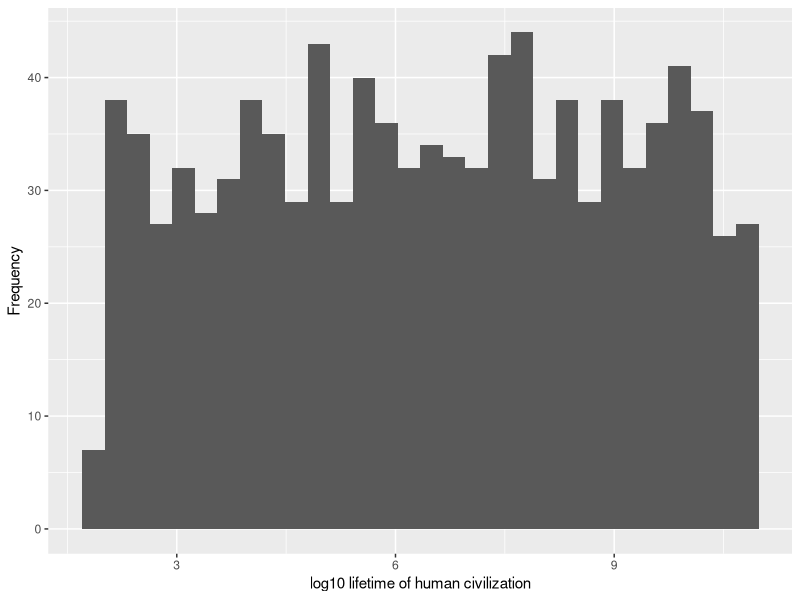
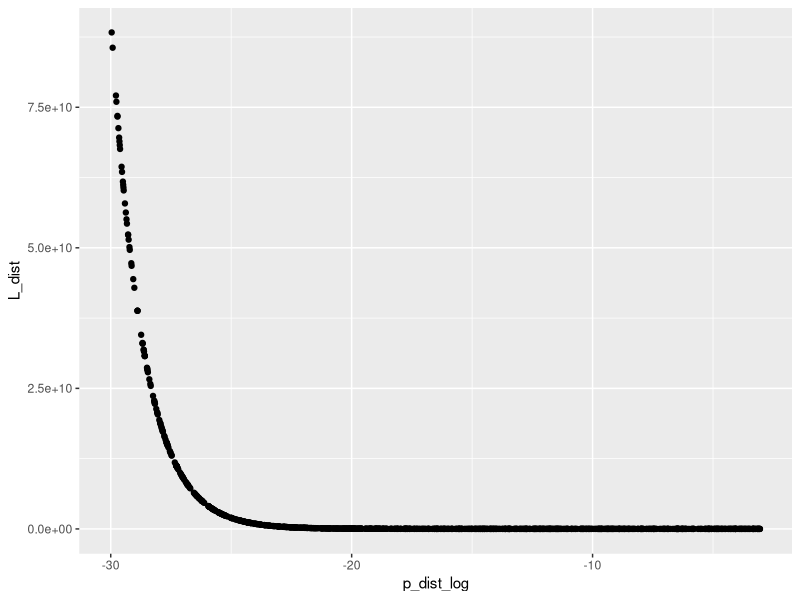
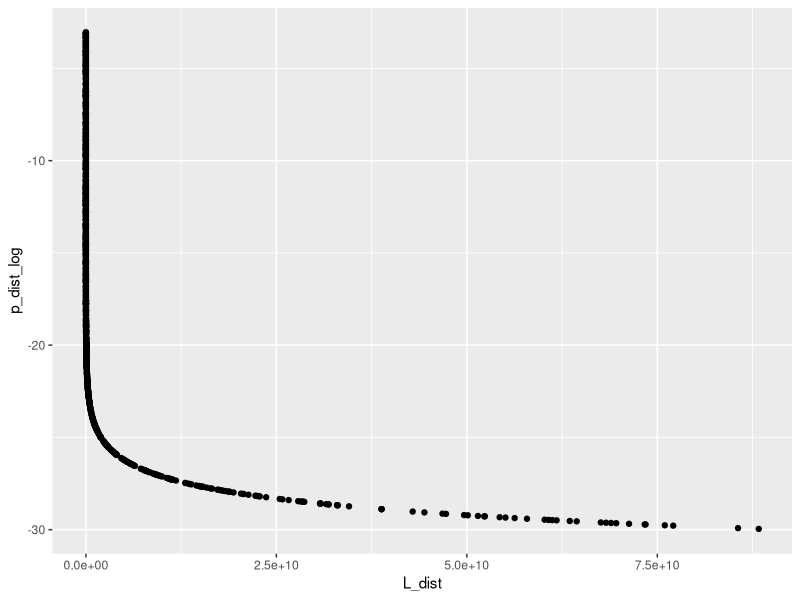
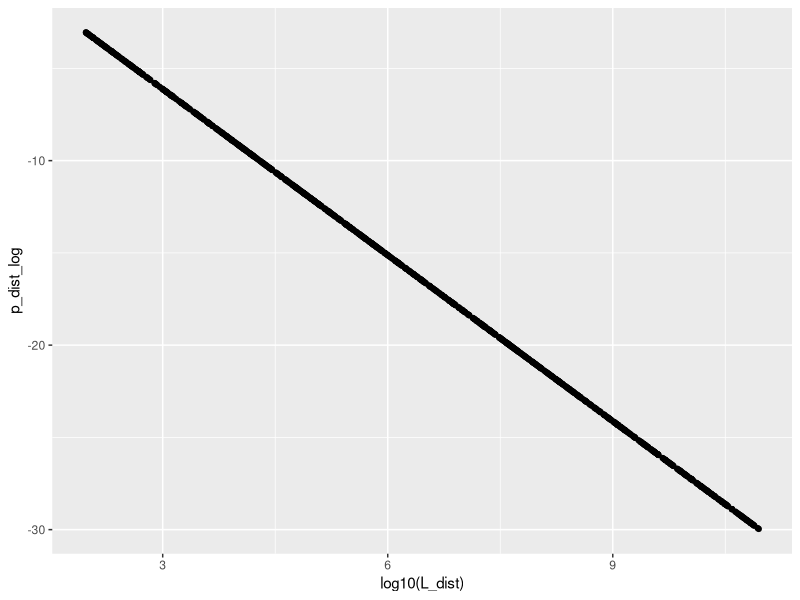

Source code (R) for these figures, in order:
#################################################
# Code to calculate the minimum value 
# of the lifetime of an advanced civilization
# so that it can detect the presence of another
# advanced radio transmitting civilization
##################################################

###########################
# load libraries
###########################
library(ggplot2)


c = (240 * pi)^(1/3)


(240 * pi)^(1/3)


p = 1e-12

L = c/ ( p^(1/3)  )

L

#####################
# general equation
#####################

d = 1/320

p = 1e-12

L = ( (3 * pi ) / ( 4 * p * d ) )^(1/3)

L


d = 1/320

p = 1e-15

L = ( (3 * pi ) / ( 4 * p * d ) )^(1/3)

L


############################
# sample p, d and plot L
############################

# sample from uniform distribution for log10(p)
N_samples = 1000 # number of samples
p_log_MIN = log10(1e-30) # minimum value of p on log scale
p_log_MAX = log10(1e-3)  # maximum value of p on log scale
p_dist_log = runif(n = N_samples, min = p_log_MIN, max = p_log_MAX)
p_dist = 10^p_dist_log

d = 1/320

# cosmic loneliness equation
L_dist = ( (3 * pi ) / ( 4 * p_dist * d ) )^(1/3)

L_dist

# plot L log
ggplot2::qplot( log10( L_dist), 
                xlab = 'log10 lifetime of human civilization',
                ylab = 'Frequency'
                )

summary( (L_dist)  )

ggplot2::qplot(x = p_dist_log, y = L_dist)

ggplot2::qplot(y = p_dist_log, x = L_dist)

# ggplot2::qplot(y = log10(p_dist_log + 0.1), x = log10(L_dist + 0.1) )
ggplot2::qplot(y = p_dist_log, x = log10(L_dist) )
